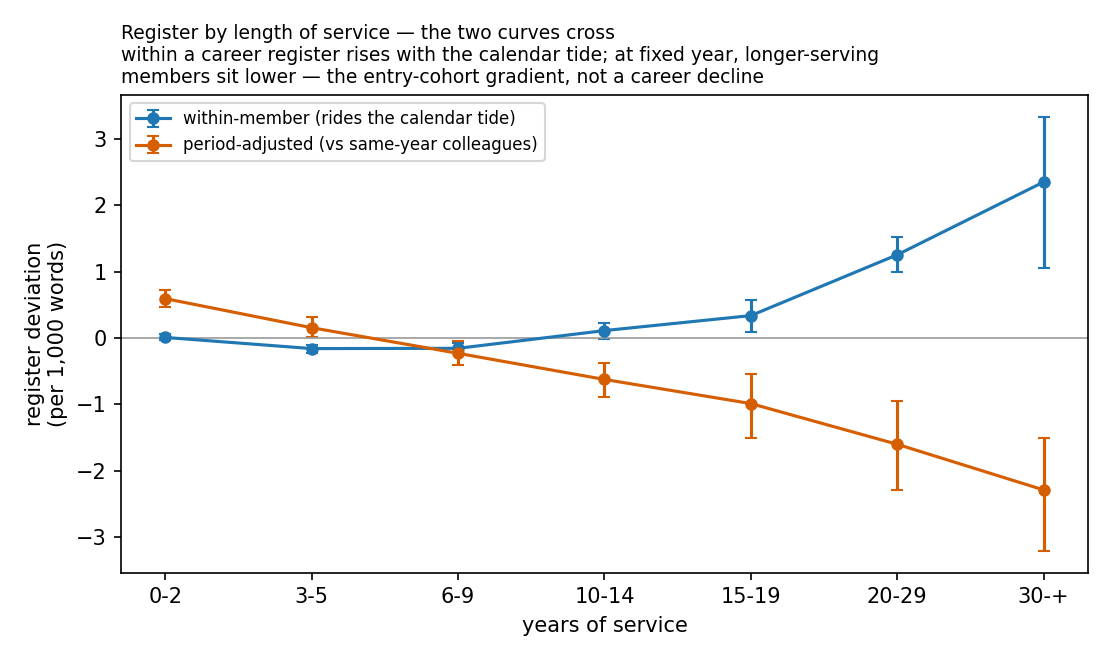

Write Python code to recreate this figure.
#!/usr/bin/env python3
"""Register by length of service — the two honest curves.

Matthew's question (2026-08-28): chart register against tenure. The catch:
within one member, tenure = spoken year − entry year, so tenure and calendar
year are the same clock — a within-member rate-vs-tenure slope is
identically the +0.57/decade calendar rise (lifetime_drift_by_cohort). The
only informative tenure question holds period fixed. So this plots two
curves on one tenure axis:

  RAW (within-member): rate minus each member's own career mean, averaged by
    tenure bin. Rises — the calendar tide ridden inside a career; its slope
    reproduces the committed within-member +0.51 as a check.
  PERIOD-ADJUSTED (cross-sectional): rate minus its chamber x year mean,
    averaged by tenure bin. This asks, at a fixed calendar moment, whether
    longer-serving members use more or less register than their just-arrived
    colleagues. It falls — BUT because tenure = year − entry, longer tenure
    at fixed year means an earlier entry cohort, so this decline is the
    entry-cohort gradient seen sideways, NOT a within-career decline. The
    same fact the −0.95/decade tenure test reported, drawn as a shape.

Entry = a member's first observed year in a chamber; members present in the
chamber's first covered year are left-censored (unknown true entry) and
dropped, mirroring cohort_vs_period's --censor 1. Word-weighted throughout;
member-cluster bootstrap 95% CIs (seed 31). Tenure bins 0-2 / 3-5 / 6-9 /
10-14 / 15-19 / 20-29 / 30+.

Usage: python tenure_profile.py
Writes tenure_profile.csv, .txt, tenure_profile.png.
"""
import os
import random
import statistics
import sys
from collections import defaultdict

import matplotlib
matplotlib.use("Agg")
import matplotlib.pyplot as plt              # noqa: E402

HERE = os.path.dirname(os.path.abspath(__file__))
sys.path.insert(0, HERE)
import cohort_vs_period as CVP               # noqa: E402

BINS = [(0, 2), (3, 5), (6, 9), (10, 14), (15, 19), (20, 29), (30, 99)]


def binlabel(t):
    for lo, hi in BINS:
        if lo <= t <= hi:
            return (lo, hi)
    return None


def wmean(pairs):
    W = sum(w for _, w in pairs)
    return sum(v * w for v, w in pairs) / W if W else float("nan")


def wslope(rows):
    """word-weighted OLS slope of value on tenure, x10 (per decade)."""
    W = sum(w for _, _, w in rows)
    mx = sum(t * w for t, _, w in rows) / W
    my = sum(v * w for _, v, w in rows) / W
    den = sum(w * (t - mx) ** 2 for t, _, w in rows)
    num = sum(w * (t - mx) * (v - my) for t, v, w in rows)
    return (num / den) * 10 if den else float("nan")


def main():
    panel = CVP.load_panel()
    rows = []            # (member_key, chamber, year, tenure, rate, words)
    for ch, ms in panel.items():
        first = min(y for m in ms.values() for y in m)
        for m, ys in ms.items():
            entry = min(ys)
            if entry <= first:                 # left-censored, drop
                continue
            for y, (w, h) in ys.items():
                if w >= CVP.MIN_MEMBER_YEAR_WORDS:
                    rows.append((f"{ch}|{m}", ch, y, y - entry,
                                 h / w * 1000, w))
    print(f"{len(rows):,} member-years, "
          f"{len({r[0] for r in rows}):,} members (left-censored dropped)")

    # RAW: within-member demeaned rate
    bym = defaultdict(list)
    for r in rows:
        bym[r[0]].append(r)
    raw = []             # (tenure, demeaned_rate, words, member)
    for m, v in bym.items():
        W = sum(r[5] for r in v)
        mu = sum(r[4] * r[5] for r in v) / W
        for r in v:
            raw.append((r[3], r[4] - mu, r[5], m))
    # PERIOD-ADJ: chamber x year demeaned rate
    bycy = defaultdict(list)
    for r in rows:
        bycy[(r[1], r[2])].append(r)
    padj = []
    cymean = {}
    for k, v in bycy.items():
        W = sum(r[5] for r in v)
        cymean[k] = sum(r[4] * r[5] for r in v) / W
    for r in rows:
        padj.append((r[3], r[4] - cymean[(r[1], r[2])], r[5], r[0]))

    print(f"\nRAW within-member slope vs tenure: "
          f"{wslope([(t, v, w) for t, v, w, _ in raw]):+.3f}/decade "
          f"(= the calendar rise; committed within-member +0.51)")
    print(f"PERIOD-ADJUSTED slope vs tenure:   "
          f"{wslope([(t, v, w) for t, v, w, _ in padj]):+.3f}/decade "
          f"(cross-sectional; the entry-cohort gradient)")

    def curve(points):
        """points: (tenure, value, words, member) -> per-bin wmean + boot CI."""
        out = []
        rng = random.Random(31)
        bins = defaultdict(list)
        for t, v, w, m in points:
            b = binlabel(t)
            if b:
                bins[b].append((t, v, w, m))
        for b in BINS:
            pts = bins.get(b, [])
            if not pts:
                continue
            mem = defaultdict(list)
            for t, v, w, m in pts:
                mem[m].append((v, w))
            val = wmean([(v, w) for _, v, w in
                         [(t, v, w) for t, v, w, _ in pts]])
            keys = list(mem)
            bs = []
            for _ in range(2000):
                samp = [mem[keys[rng.randrange(len(keys))]]
                        for _ in keys]
                flat = [(v, w) for grp in samp for v, w in grp]
                bs.append(wmean(flat))
            bs.sort()
            out.append((b, val, bs[50], bs[1949], len(mem)))
        return out

    rawc = curve(raw)
    padc = curve(padj)

    with open(os.path.join(HERE, "tenure_profile.csv"), "w") as f:
        f.write("series,tenure_lo,tenure_hi,mean,lo,hi,n_members\n")
        for nm, c in (("raw_within_member", rawc), ("period_adjusted", padc)):
            for (lo, hi), v, blo, bhi, n in c:
                f.write(f"{nm},{lo},{hi},{v:.4f},{blo:.4f},{bhi:.4f},{n}\n")

    print("\ntenure bin       RAW within-member      PERIOD-adjusted")
    for i, (lo, hi) in enumerate(BINS):
        rr = next((x for x in rawc if x[0] == (lo, hi)), None)
        pp = next((x for x in padc if x[0] == (lo, hi)), None)
        lbl = f"{lo}-{hi if hi < 99 else '+'}"
        print(f"  {lbl:<8} {rr[1]:+8.2f} [{rr[2]:+.2f},{rr[3]:+.2f}]"
              f"   {pp[1]:+8.2f} [{pp[2]:+.2f},{pp[3]:+.2f}]  n={pp[4]}")

    fig, ax = plt.subplots(figsize=(7.4, 4.4))
    xs = [i for i in range(len(BINS))]
    lab = [f"{lo}-{hi if hi < 99 else '+'}" for lo, hi in BINS]
    for name, c, col in (("within-member (rides the calendar tide)", rawc,
                          "#1f77b4"),
                         ("period-adjusted (vs same-year colleagues)", padc,
                          "#D55E00")):
        xi = [i for i, b in enumerate(BINS) if any(x[0] == b for x in c)]
        ys = [next(x for x in c if x[0] == BINS[i])[1] for i in xi]
        lo = [ys[k] - next(x for x in c if x[0] == BINS[i])[2]
              for k, i in enumerate(xi)]
        hi = [next(x for x in c if x[0] == BINS[i])[3] - ys[k]
              for k, i in enumerate(xi)]
        ax.errorbar(xi, ys, yerr=[lo, hi], fmt="o-", color=col, ms=5,
                    lw=1.5, capsize=3, label=name)
    ax.axhline(0, color="0.6", lw=0.8)
    ax.set_xticks(xs)
    ax.set_xticklabels(lab)
    ax.set_xlabel("years of service")
    ax.set_ylabel("register deviation\n(per 1,000 words)")
    ax.set_title("Register by length of service — the two curves cross\n"
                 "within a career register rises with the calendar tide; at "
                 "fixed year, longer-serving\nmembers sit lower — the "
                 "entry-cohort gradient, not a career decline", fontsize=9,
                 loc="left")
    ax.legend(fontsize=8)
    fig.tight_layout()
    out = os.path.join(HERE, "tenure_profile.png")
    fig.savefig(out, dpi=150)
    print(f"\nwrote {out}")


if __name__ == "__main__":
    main()
